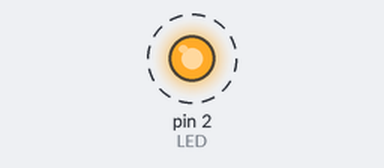
Recording of a sketch running on a simulated Arduino Uno, built with avr-gcc and run on an emulated ATmega328P. On the bench: output pins drawn as LEDs (lit = HIGH). Dashed ring = blinking.

Above: at 0.5 s.
Timing chart, 0 to 4.6 s (numbered marks = the images above):
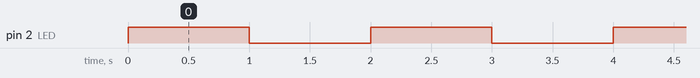

Measured:
- by itself, pin 2 (LED): alternates HIGH for 1.0 s and LOW for 1.0 s

The sketch:

1blinkingLed.ino
```cpp
// DECLARAÇÃO DE VARIAVEIS/CONSTANTES
const int LED = 2;

// DEFENIR LED COMO OUTPUT
void setup() {
  pinMode(LED, OUTPUT);
}

// FUNÇÃO PISCA LED, LIGA - DESLIGA A CADA 1 SEGUNDO
void piscaLed(int thing) {
  digitalWrite(thing, HIGH);
  delay(1000);
  digitalWrite(thing, LOW);
  delay(1000);
}

// CHAMAMENTO DA FUNÇÃO NO VOID LOOP
void loop() {
  piscaLed(LED);
}
```
